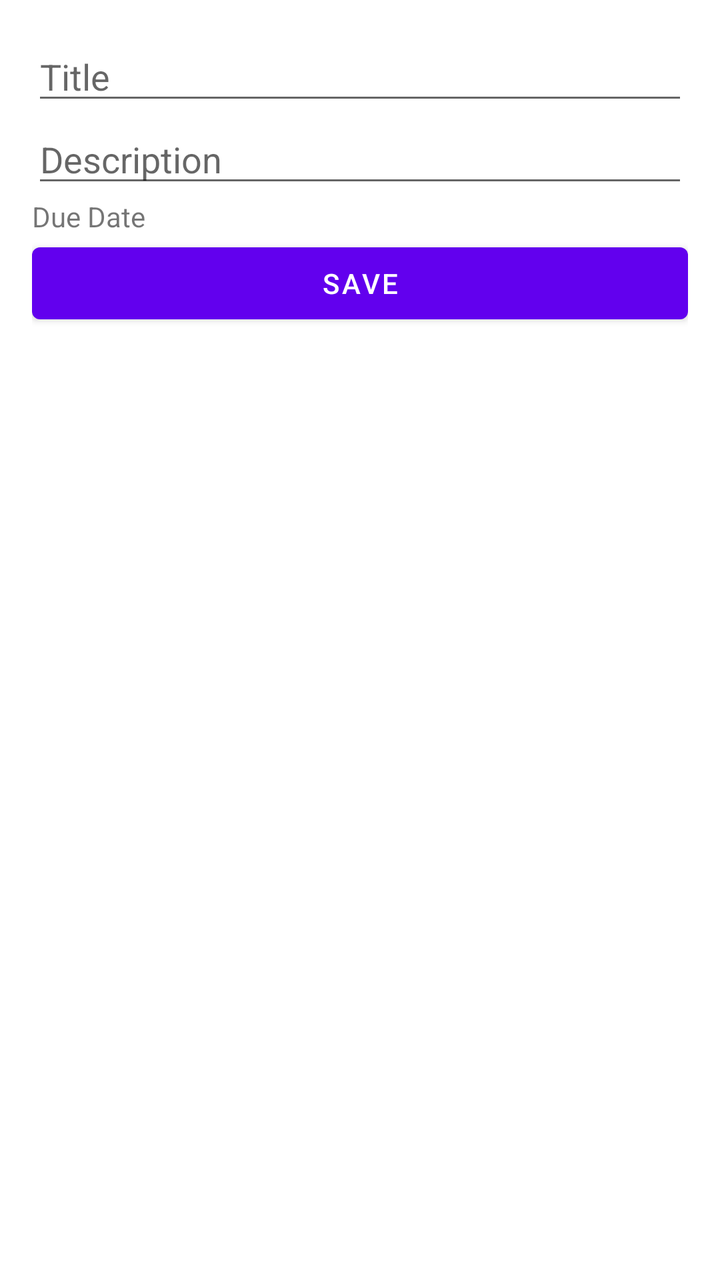
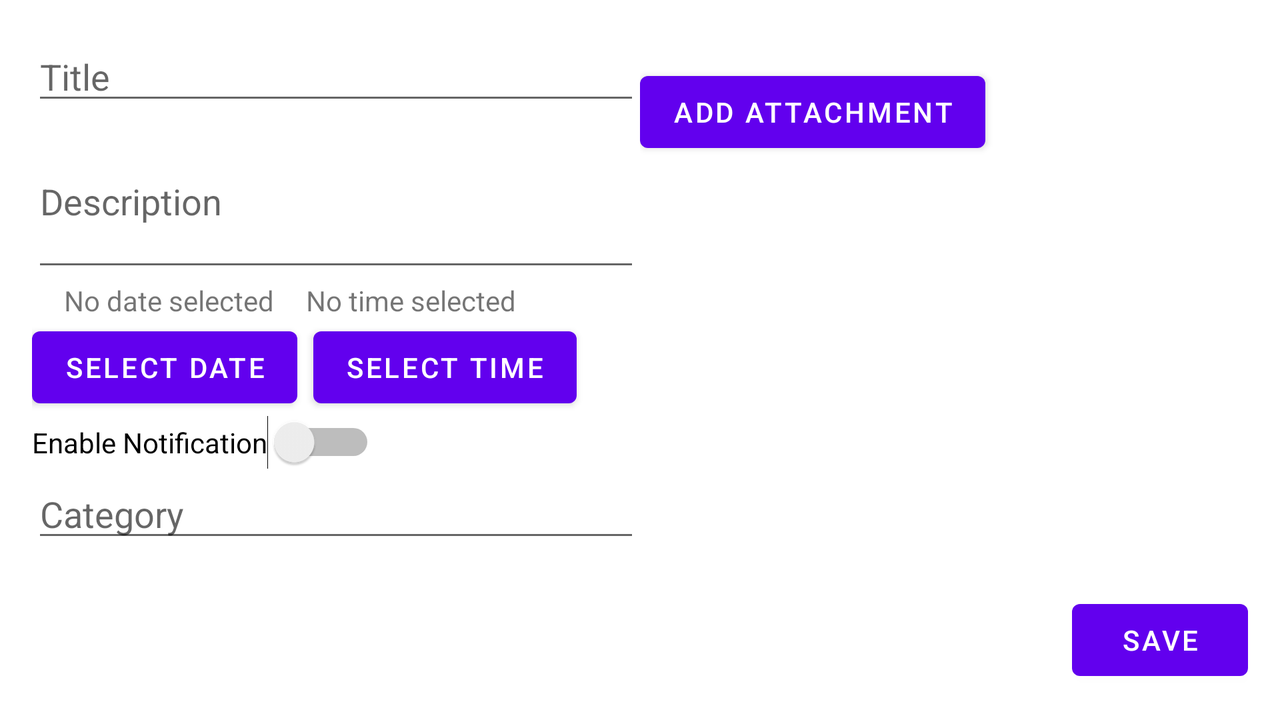

The same Android screen from two of the app's own layout files: first res/layout/ as a phone draws it, then the repository's variant for another configuration, drawn on a device whose configuration selects that folder. Both files follow.
<!-- AndroidManifest.xml: application theme Theme.ToDoAppPro -->
<!-- res/layout/activity_add_task.xml -->
<?xml version="1.0" encoding="utf-8"?>
<LinearLayout xmlns:android="http://schemas.android.com/apk/res/android"
    xmlns:tools="http://schemas.android.com/tools"
    android:layout_width="match_parent"
    android:layout_height="match_parent"
    android:orientation="vertical"
    android:padding="16dp"
    tools:context=".view.activity.AddTaskActivity">

    <EditText
        android:id="@+id/edit_text_title"
        android:layout_width="match_parent"
        android:layout_height="wrap_content"
        android:hint="Title" />

    <EditText
        android:id="@+id/edit_text_description"
        android:layout_width="match_parent"
        android:layout_height="wrap_content"
        android:hint="Description" />

    <TextView
        android:id="@+id/text_view_due_date"
        android:layout_width="match_parent"
        android:layout_height="wrap_content"
        android:text="Due Date" />

    

    <Button
        android:id="@+id/button_save"
        android:layout_width="match_parent"
        android:layout_height="wrap_content"
        android:text="Save" />
</LinearLayout>
<!-- resources referenced by this layout -->
<resources>
  <style name="Theme.ToDoAppPro" parent="Theme.MaterialComponents.DayNight.DarkActionBar">
          
          <item name="colorPrimary">@color/purple_500</item>
          <item name="colorPrimaryVariant">@color/purple_700</item>
          <item name="colorOnPrimary">@color/white</item>
          
          <item name="colorSecondary">@color/teal_200</item>
          <item name="colorSecondaryVariant">@color/teal_700</item>
          <item name="colorOnSecondary">@color/black</item>
          
          <item name="android:statusBarColor">?attr/colorPrimaryVariant</item>
          
      </style>
</resources>
<!-- res/layout-land/activity_add_task.xml (the repository's variant of the layout above) -->
<!-- drawn on the phone turned sideways -->
<?xml version="1.0" encoding="utf-8"?>
<LinearLayout xmlns:android="http://schemas.android.com/apk/res/android"
    xmlns:tools="http://schemas.android.com/tools"
    android:layout_width="match_parent"
    android:layout_height="match_parent"
    android:orientation="horizontal"
    android:padding="16dp"
    tools:context=".view.activity.AddTaskActivity">

    <LinearLayout
        android:layout_width="0dp"
        android:layout_height="match_parent"
        android:layout_weight="1"
        android:orientation="vertical">

        <EditText
            android:id="@+id/title_edit_text"
            android:layout_width="match_parent"
            android:layout_height="wrap_content"
            android:hint="Title"
            android:importantForAutofill="no"
            android:inputType="text" />

        <EditText
            android:id="@+id/description_edit_text"
            android:layout_width="match_parent"
            android:layout_height="wrap_content"
            android:hint="Description"
            android:importantForAutofill="no"
            android:inputType="textMultiLine"
            android:minLines="3" />

        <LinearLayout
            android:layout_width="match_parent"
            android:layout_height="wrap_content"
            android:orientation="horizontal">

            <TextView
                android:id="@+id/selected_date_text"
                android:layout_width="wrap_content"
                android:layout_height="wrap_content"
                android:layout_marginStart="16dp"
                android:text="No date selected" />

            <TextView
                android:id="@+id/selected_time_text"
                android:layout_width="wrap_content"
                android:layout_height="wrap_content"
                android:layout_marginStart="16dp"
                android:text="No time selected" />

        </LinearLayout>


        <LinearLayout
            android:layout_width="match_parent"
            android:layout_height="wrap_content"
            android:orientation="horizontal">

            <Button
                android:id="@+id/date_button"
                android:layout_width="wrap_content"
                android:layout_height="wrap_content"
                android:text="Select Date" />

            <Button
                android:layout_marginStart="8dp"
                android:id="@+id/time_button"
                android:layout_width="wrap_content"
                android:layout_height="wrap_content"
                android:text="Select Time" />

        </LinearLayout>

        <LinearLayout
            android:layout_width="match_parent"
            android:layout_height="wrap_content"
            android:orientation="horizontal">



        </LinearLayout>

        <Switch
            android:id="@+id/notification_switch"
            android:layout_width="wrap_content"
            android:layout_height="wrap_content"
            android:text="Enable Notification" />

        <AutoCompleteTextView
            android:id="@+id/category_autocomplete"
            android:layout_width="match_parent"
            android:layout_height="wrap_content"
            android:completionThreshold="0"
            android:hint="Category" />


    </LinearLayout>

    <LinearLayout
        android:layout_width="0dp"
        android:layout_height="match_parent"
        android:layout_weight="1"
        android:orientation="vertical">
        <LinearLayout
            android:layout_width="match_parent"
            android:layout_height="0dp"
            android:layout_weight="1"
            android:orientation="horizontal"
            android:layout_marginTop="16dp">

            <Button
                android:id="@+id/add_attachment_button"
                android:layout_width="wrap_content"
                android:layout_height="wrap_content"
                android:text="Add Attachment" />

            <androidx.recyclerview.widget.RecyclerView
                android:id="@+id/attachments_recycler_view"
                android:layout_width="match_parent"
                android:layout_height="match_parent"
                android:layout_marginTop="16dp" />
        </LinearLayout>

        <Button
            android:id="@+id/save_button"
            android:layout_width="wrap_content"
            android:layout_height="wrap_content"
            android:layout_gravity="end"
            android:text="Save" />

    </LinearLayout>

</LinearLayout>
